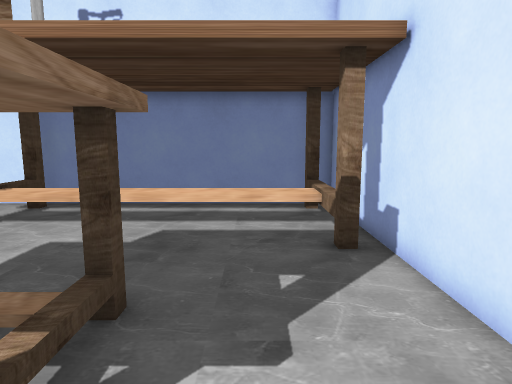
View 1 (above)

16 first-person views from a walk through a level from a Godot 3-D game. The camera is 1.2 m above the floor, tilts 8° down and sees 75° across. The floor is counted in squares, 0.5 m on a side. Each view is taken from the middle of a square. On the plan, view 1 faces up. The plan holds only what a view shows up to about 20 squares ahead; the rest is blank.

View 2
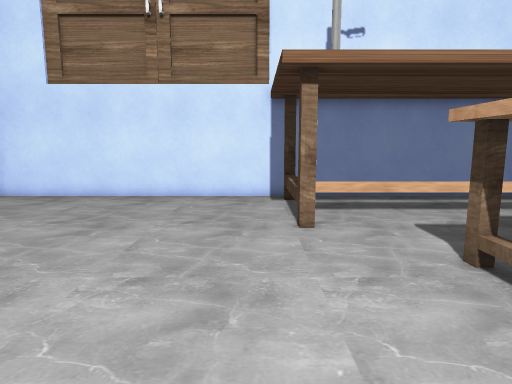

View 3
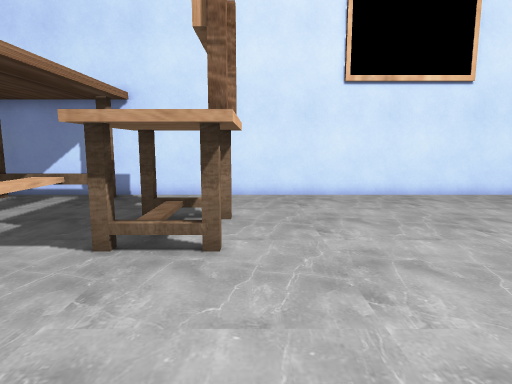

View 4
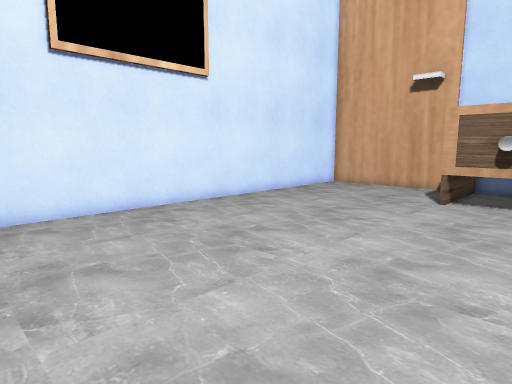

View 5
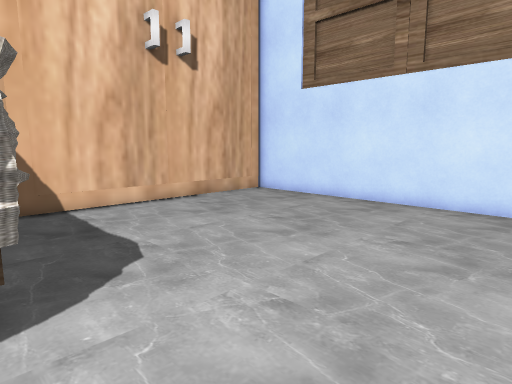

View 6
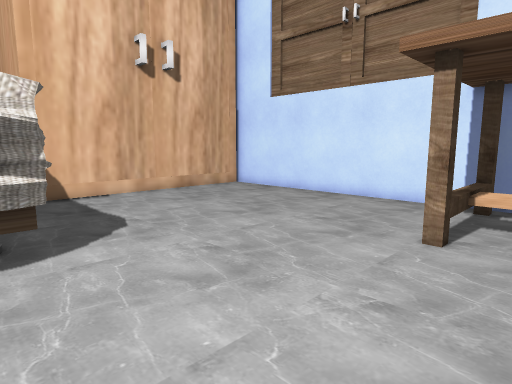

View 7
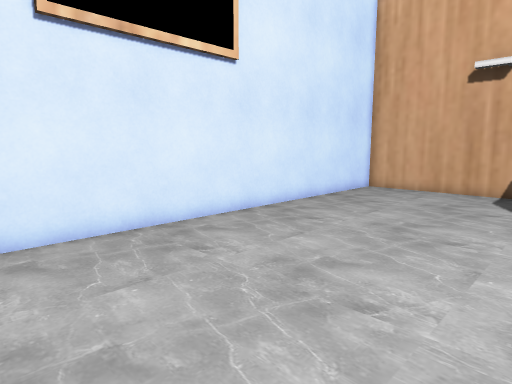

View 8
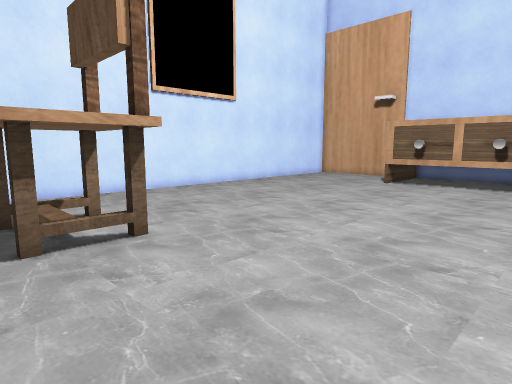

View 9
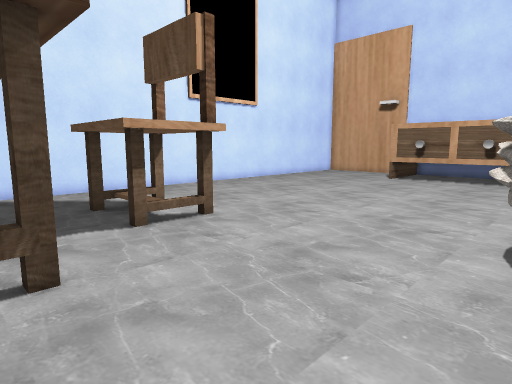

View 10
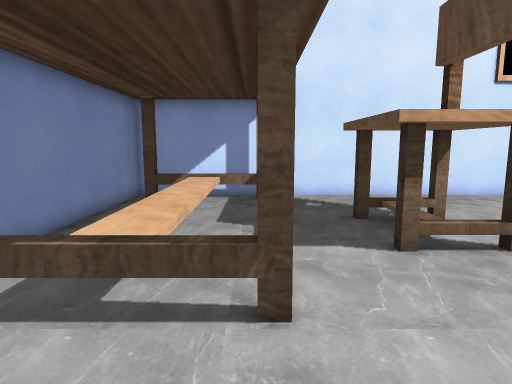

View 11
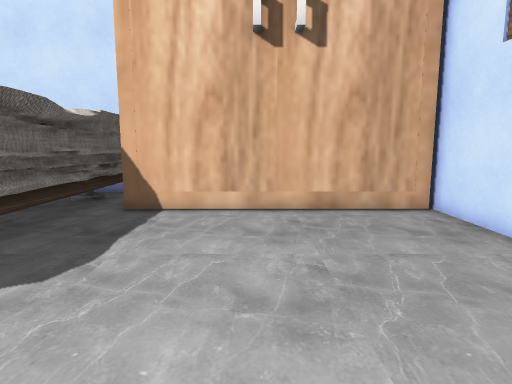

View 12
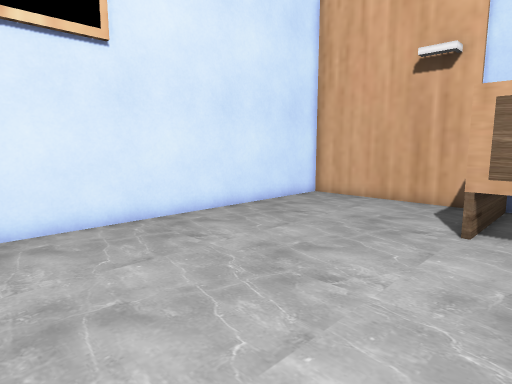

View 13
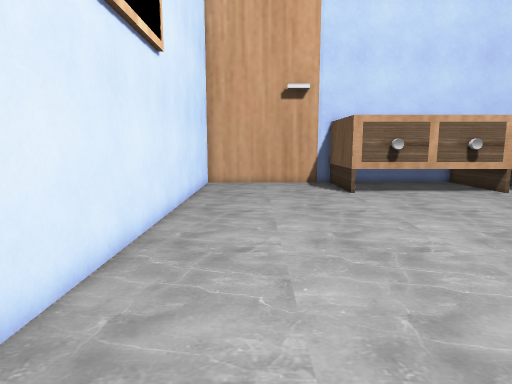

View 14
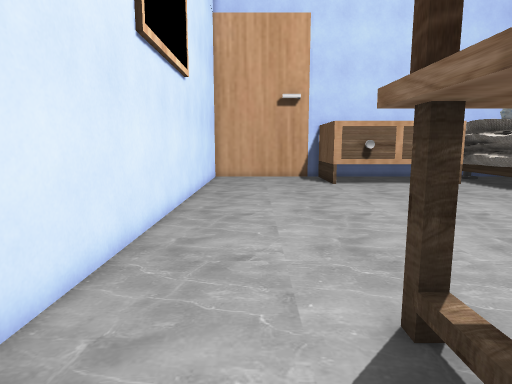

View 15
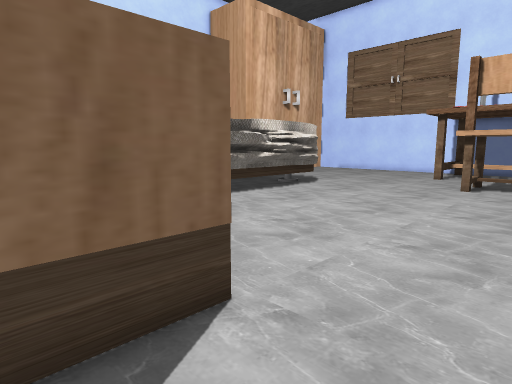

View 16
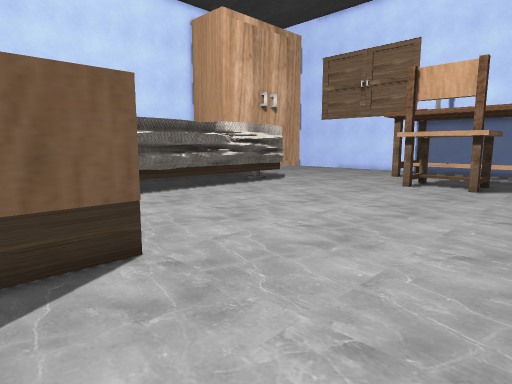

### Floor plan
Key: @ floor where view 1 was taken; # wall or solid block; x gap in a wall; . floor; / step, stairs or slope; ^ raised ledge; T thing the floor can be seen under or through; O other object.
Columns run from 24 left of view 1 to 3 right of it. Each row starts with its distance up from view 1.
 14   #########################
 13   #............T#.........#
 12   #............TT.........#
 11   #............TT/////////#
 10   #............TTOOOOOOOOO#
  9   #............TT.........#
  8   #............TT.........##
  7   #....................... #
  6   #........................#
  5   #...............^^^^^....#
  4   #...............^^^^^....#
  3   #...............^^^^^....#
  2   #x .............TTTTT....#
  1 #^^^^^^^^^#.......TTTTT....#
  0           ^#............@..#
 -1           ^^...............#
 -2           ^^...............#
 -3           ^^...............#
 -4           ^#...............#
 -5           ^^...............#
 -6           ^^...............#
 -7           ^^...............#
 -8           ^^...............#
 -9           ^^...............#
-10           ^^...............#
-11            ^...............#
-12           ^^...............#
-13           ^^...............#
-14           ^^...............#
-15            ^^^^^^^^^.......#
-16            ^       ^.......#
-17            ^       ^.......#
-18            ^       ^.......#
-19                    ^  ######
-20                   ####

Where each view was taken, in squares from view 1:
view 1: 0 up, 0 right, facing up
view 2: 2 down, 10 left, facing up
view 3: 1 up, 13 left, facing right
view 4: 0 up, 9 left, facing down-right
view 5: 0 up, 9 left, facing up-left
view 6: 1 down, 6 left, facing up-left
view 7: 1 down, 6 left, facing down-right
view 8: 6 up, 14 left, facing down-right
view 9: 9 up, 15 left, facing down-right
view 10: 8 up, 13 left, facing right
view 11: 7 up, 10 left, facing left
view 12: 5 down, 7 left, facing down-right
view 13: 2 up, 0 right, facing down
view 14: 6 up, 0 right, facing down
view 15: 18 down, 1 left, facing up-left
view 16: 18 down, 2 right, facing up-left
